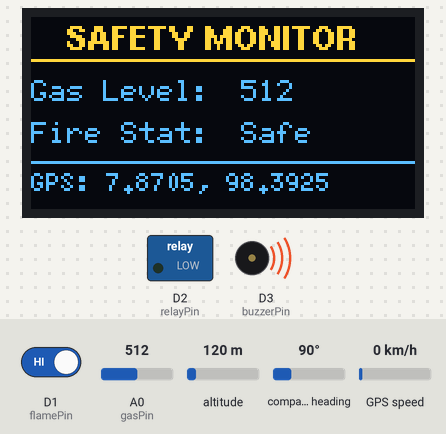
Bench run of a sketch on a simulated ESP8266 (NodeMCU). Shown: 128×64 one-colour display, switched loads named in the sketch (green lamp = pin HIGH), buzzer (waves = sounding). The test bench sets the inputs (shaded band); at power-on: D1 (flamePin) HIGH, A0 (gasPin) = 512, altitude 120 m, compass heading 90°, GPS speed 0 km/h. The OLED is the two-colour kind (top 16 rows yellow); WiFi joins after 1.5 s; servers stay silent unless stated; uploads are accepted with an empty reply; the GPS gets a fix after 3 s at 37.7749, -122.4194 with 8 satellites; what the sketch prints to the serial monitor is not drawn.

Above: at 2.9 s.
3.0 s: D1 (flamePin) driven LOW
At 4.8 s:
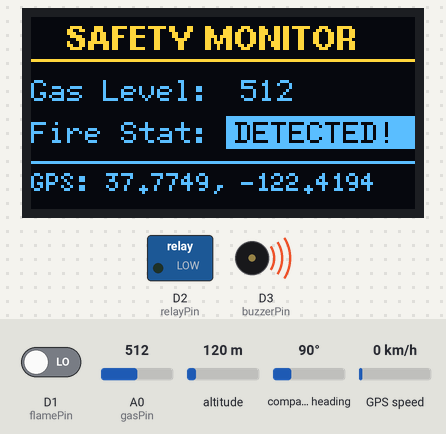
5.4 s: A0 (gasPin) set to 490
At 7.1 s:
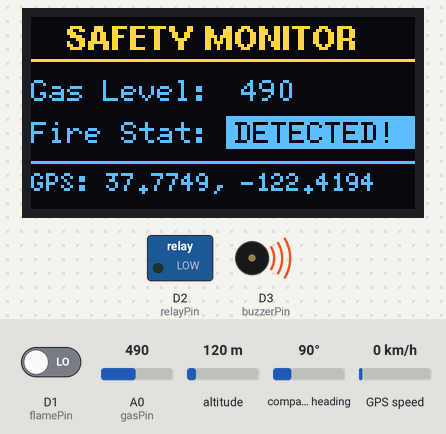
7.6 s: D1 (flamePin) driven HIGH
At 7.9 s:
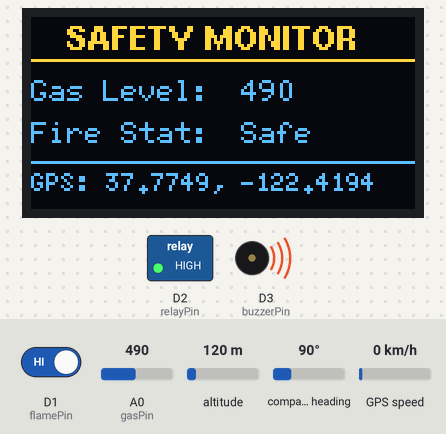
9.1 s: A0 (gasPin) set to 516
At 10.5 s:
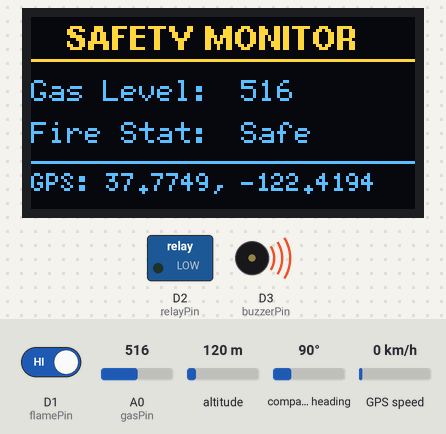
11.5 s: A0 (gasPin) set to 306
At 12.8 s:
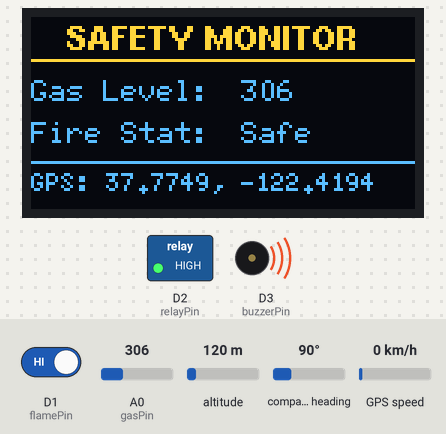
Timing chart, 0 to 14.5 s (numbered marks = the images above; inputs shaded):
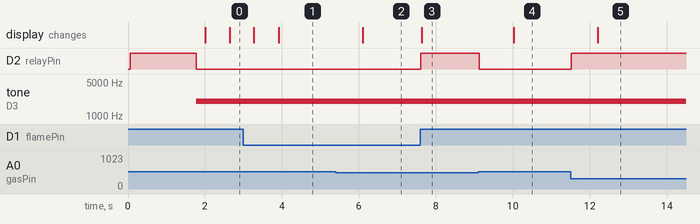

Measured:
- the behaviour switches between 500 and 501 on A0 (gasPin) (found by bisection; images 3 and 4)
- after the input at 3.0 s, the display: first changes after 0.26 s (image 1 shows a later state)
- after the input at 5.4 s, the display: changes after 0.71 s (image 2)
- after the input at 7.6 s, D2 (relayPin): LOW → HIGH at once; the display: changes at once (image 3)
- after the input at 9.1 s, D2 (relayPin): HIGH → LOW at once; the display: changes after 0.92 s (image 4)
- after the input at 11.5 s, D2 (relayPin): LOW → HIGH at once; the display: changes after 0.70 s (image 5)

The sketch:

Fix06_LCD.ino
```cpp
#include <ESP8266WiFi.h>
#include <WiFiClientSecure.h>
#include <ESP8266HTTPClient.h>
#include <TinyGPS++.h>
#include <SoftwareSerial.h>
#include <Wire.h>
#include <U8g2lib.h>

// ================= 1. ตั้งค่าจอ OLED =================
U8G2_SH1106_128X64_NONAME_F_HW_I2C u8g2(U8G2_R0, U8X8_PIN_NONE, D5, D4);

// ================= 2. ตั้งค่า WIFI =================
const char* ssid     = "TECNO POVA 6 Pro 5G";
const char* password = "14092544";

// ================= 3. ตั้งค่า API & LINE =================
const char* lineHost = "api.line.me";
const char* accessToken = "hGSKIJ3AfMGX7lOe2p8eJuULp35Oi4DXJ9CmzpkcXtt0NCwdtpTvFjra/K3nCijtMP4MNNZcN2xCR8nU7pea6NgGVRZiw+ajuGI+c9R64rNfcrHW4GVOt5O/UI41Be+CgDTr69aGhZsk4TR3oZykvgdB04t89/1O/w1cDnyilFU=";
String targetID = "C1e58407e5988269ef75b53cbafec6651";

const char* gasApiUrl   = "https://my-gas.vercel.app/api/gas";
const char* flameApiUrl = "https://my-gas.vercel.app/api/flame";
const char* gpsApiUrl   = "https://my-gas.vercel.app/api/gps";

// ================= 4. ตั้งค่า ขาอุปกรณ์ และพิกัดสำรอง =================
int gasPin = A0;
int flamePin = D1;
int relayPin = D2;
int buzzerPin = D3;
int gpsRxPin = D6;
int gpsTxPin = D7;

// พิกัดสำรอง (กรณี GPS หาสัญญาณไม่เจอ)
float fallbackLat = 7.870490;
float fallbackLng = 98.392528;

TinyGPSPlus gps;
SoftwareSerial gpsSerial(gpsRxPin, gpsTxPin);

int gasVal = 0;
int displayGasVal = 0;
int flameState = HIGH;
int gasThreshold = 500;

// ตัวแปร Logic
bool lastGasCritical = false;
bool lastFlameCritical = false;
bool isGasAlertSent = false;
bool isFireAlertSent = false;
unsigned long lastApiTime = 0;
long apiInterval = 30000;

// ประกาศฟังก์ชัน
void sendLinePush(String message);
void sendGasToAPI();
void sendFlameToAPI();
void sendGPSToAPI();
String getGoogleMapLink();
void updateOLED();

void setup() {
  Serial.begin(115200);
  gpsSerial.begin(9600);

  u8g2.begin();
  u8g2.clearBuffer();
  u8g2.setFont(u8g2_font_ncenB08_tr);
  u8g2.drawStr(0, 15, "System Starting...");
  u8g2.drawStr(0, 35, "Connecting...");
  u8g2.sendBuffer();

  pinMode(flamePin, INPUT);
  pinMode(relayPin, OUTPUT);
  pinMode(buzzerPin, OUTPUT);
  digitalWrite(relayPin, HIGH);
  noTone(buzzerPin);

  Serial.println("\n\n===============================");
  Serial.println("--- Safety System Ready ---");
  Serial.println("===============================");

  WiFi.begin(ssid, password);
  Serial.print("Connecting to WiFi");
  while (WiFi.status() != WL_CONNECTED) {
    delay(500);
    Serial.print(".");
  }
  Serial.println("\n✅ WiFi Connected!");
  Serial.print("IP Address: ");
  Serial.println(WiFi.localIP());

  sendLinePush("🟢 [แจ้งเตือน] ระบบตรวจจับวัตถุไวไฟ เริ่มทำงานพร้อมตรวจสอบความปลอดภัยครับ");
  Serial.println("✅ Sent LINE Startup Notification");
}

void loop() {
  while (gpsSerial.available() > 0) gps.encode(gpsSerial.read());

  gasVal = analogRead(gasPin);
  flameState = digitalRead(flamePin);

  bool currentGasCritical = (gasVal > gasThreshold);
  bool currentFlameCritical = (flameState == LOW);
  bool statusChanged = (currentGasCritical != lastGasCritical) || (currentFlameCritical != lastFlameCritical);
  bool isEmergency = (currentGasCritical || currentFlameCritical);

  // ================= 1. ควบคุม Hardware ทันที =================
  if (isEmergency) {
    digitalWrite(relayPin, LOW);
    tone(buzzerPin, 2000);
  } else {
    digitalWrite(relayPin, HIGH);
    noTone(buzzerPin);
  }

  // ================= 2. แจ้งเตือนผ่าน LINE ทันที =================
  if (currentGasCritical && !isGasAlertSent) {
      Serial.println("\n🚨 >>>>> [TRIGGER] ตรวจพบแก๊สรั่ว! ส่งแจ้งเตือน LINE ทันที <<<<< 🚨");
      String msg = "⚠️ [ฉุกเฉิน] ตรวจพบปริมาณแก๊สรั่วไหลสูงผิดปกติ!\n";
      msg += "ระดับแก๊สปัจจุบัน: " + String(gasVal) + " PPM\n";
      msg += getGoogleMapLink();
      sendLinePush(msg);
      isGasAlertSent = true;
  } else if (!currentGasCritical) {
      isGasAlertSent = false;
  }

  if (currentFlameCritical && !isFireAlertSent) {
      Serial.println("\n🔥 >>>>> [TRIGGER] ตรวจพบเปลวไฟ! ส่งแจ้งเตือน LINE ทันที <<<<< 🔥");
      String msg = "🔥 [อันตรายสูงสุด] ตรวจพบเปลวไฟ!\n";
      msg += "ระบบพัดลมดูดอากาศกำลังทำงาน\n";
      msg += getGoogleMapLink();
      sendLinePush(msg);
      isFireAlertSent = true;
  } else if (!currentFlameCritical) {
      isFireAlertSent = false;
  }

  // ================= 3. อัปเดตหน้าจอ OLED =================
  updateOLED();

  // ================= 4. ส่งข้อมูล API และ Print ลง Serial Monitor =================
  if (statusChanged || (millis() - lastApiTime >= apiInterval)) {
      displayGasVal = gasVal;

      // Print ข้อมูลลง Serial Monitor เพื่อมอนิเตอร์ดู
      Serial.println("\n--- [System Status Update] ---");
      Serial.print("Gas Level: "); Serial.print(displayGasVal); Serial.println(" PPM");
      Serial.print("Flame Status: "); Serial.println(flameState == LOW ? "🔥 DETECTED!" : "✅ Safe");
      Serial.print("GPS Satellites: "); Serial.println(gps.satellites.value());

      if(gps.location.isValid()) {
        Serial.print("Location (Real): "); Serial.print(gps.location.lat(), 6);
        Serial.print(", "); Serial.println(gps.location.lng(), 6);
      } else {
        Serial.print("Location (Fallback): "); Serial.print(fallbackLat, 6);
        Serial.print(", "); Serial.println(fallbackLng, 6);
      }

      Serial.println("Sending Data to Vercel API...");

      sendGasToAPI();
      sendFlameToAPI();
      sendGPSToAPI();

      Serial.println("✅ API Update Complete!");
      Serial.println("------------------------------");

      lastApiTime = millis();
      lastGasCritical = currentGasCritical;
      lastFlameCritical = currentFlameCritical;
  }

  delay(10);
}

// ================= ฟังก์ชันจัดการลิงก์ GPS (รองรับพิกัดสำรอง) =================
String getGoogleMapLink() {
  if (gps.location.isValid()) {
    // กรณีระบุพิกัดได้จริง
    return "📍 พิกัด: http://maps.google.com/maps?q=" + String(gps.location.lat(), 6) + "," + String(gps.location.lng(), 6);
  } else {
    // กรณีหาพิกัดไม่เจอ ให้ส่งพิกัดจำลอง
    return "📍 พิกัด: http://maps.google.com/maps?q=" + String(fallbackLat, 6) + "," + String(fallbackLng, 6);
  }
}

// ================= ฟังก์ชันส่งข้อมูล API =================
void sendGasToAPI() {
  if (WiFi.status() != WL_CONNECTED) return;
  WiFiClientSecure client; client.setInsecure();
  HTTPClient http;
  if (http.begin(client, gasApiUrl)) {
    http.addHeader("Content-Type", "application/json");
    String gasState = (displayGasVal > gasThreshold) ? "DANGER" : "SAFE";
    String payload = "{\"gas_val\":" + String(displayGasVal) + ",\"gas_state\":\"" + gasState + "\"}";
    http.POST(payload);
    http.end();
  }
}

void sendFlameToAPI() {
  if (WiFi.status() != WL_CONNECTED) return;
  WiFiClientSecure client; client.setInsecure();
  HTTPClient http;
  if (http.begin(client, flameApiUrl)) {
    http.addHeader("Content-Type", "application/json");
    String fStatus = (flameState == LOW) ? "FIRE DETECTED" : "NORMAL";
    String payload = "{\"flame_status\":\"" + fStatus + "\"}";
    http.POST(payload);
    http.end();
  }
}

void sendGPSToAPI() {
  // เอาการตรวจสอบ !gps.location.isValid() ออก เพื่อให้มันส่งค่าเข้า DB เสมอ
  if (WiFi.status() != WL_CONNECTED) return;
  WiFiClientSecure client; client.setInsecure();
  HTTPClient http;
  if (http.begin(client, gpsApiUrl)) {
    http.addHeader("Content-Type", "application/json");

    // ตรวจสอบว่าจะใช้พิกัดจริง หรือ พิกัดสำรอง
    float currentLat = gps.location.isValid() ? gps.location.lat() : fallbackLat;
    float currentLng = gps.location.isValid() ? gps.location.lng() : fallbackLng;

    String payload = "{\"Lat\":" + String(currentLat, 6) + ",\"Long\":" + String(currentLng, 6) + "}";
    http.POST(payload);
    http.end();
  }
}

// ================= ฟังก์ชันแสดงผลจอ OLED (รองรับพิกัดสำรอง) =================
void updateOLED() {
  u8g2.clearBuffer();

  // -----------------------------------------
  // 1. ส่วนหัว (Header) - ใช้ฟอนต์หนาและจัดให้อยู่กึ่งกลางนิดๆ
  // -----------------------------------------
  u8g2.setFont(u8g2_font_helvB08_tf); // ฟอนต์หนา (Bold)
  u8g2.drawStr(12, 11, "SAFETY MONITOR");
  u8g2.drawLine(0, 14, 128, 14);      // เส้นคั่นใต้หัวข้อ

  // -----------------------------------------
  // 2. ส่วนข้อมูลเซ็นเซอร์ (Sensor Data) - จัดคอลัมน์ให้อ่านง่าย
  // -----------------------------------------
  u8g2.setFont(u8g2_font_6x12_tf);    // ฟอนต์ปกติที่อ่านง่ายและดูโปร่งขึ้น

  // แก๊ส (Gas)
  u8g2.setCursor(0, 28);
  u8g2.print("Gas Level:");
  u8g2.setCursor(70, 28);             // ตั้งระยะ X ให้ตัวเลขตรงกัน
  u8g2.print(displayGasVal);
  // u8g2.print(" ppm");              // (ใส่หน่วยเพิ่มได้ถ้าต้องการ)

  // ไฟ (Fire)
  u8g2.setCursor(0, 42);
  u8g2.print("Fire Stat:");

  if(flameState == LOW) {
    // สร้างแถบ Highlight สีขาว ตัวอักษรดำ แจ้งเตือนไฟไหม้ให้เด่นชัด
    u8g2.setDrawColor(1);             // เลือกสีขาว (หรือสีสว่างของจอ)
    u8g2.drawBox(65, 33, 63, 11);     // วาดกล่องทึบ (x, y, width, height)
    u8g2.setDrawColor(0);             // เปลี่ยนสีปากกาเป็นสีดำ
    u8g2.drawStr(68, 42, "DETECTED!");
    u8g2.setDrawColor(1);             // คืนค่าสีปากกากลับเป็นสีปกติ
  } else {
    // สถานะปลอดภัย แสดงผลปกติ
    u8g2.drawStr(70, 42, "Safe");
  }

  // -----------------------------------------
  // 3. ส่วนตำแหน่ง (GPS Footer) - ไว้ล่างสุด และใช้ฟอนต์เล็กลง
  // -----------------------------------------
  u8g2.drawLine(0, 48, 128, 48);      // เส้นคั่นก่อนแสดงพิกัด
  u8g2.setFont(u8g2_font_5x8_tf);     // ฟอนต์ขนาดเล็ก เพื่อให้พิกัดยาวๆ ไม่ล้นจอ
  u8g2.setCursor(0, 58);

  if(gps.location.isValid()) {
    u8g2.print("GPS: ");
    u8g2.print(gps.location.lat(), 4);
    u8g2.print(", ");
    u8g2.print(gps.location.lng(), 4);
  } else {
    u8g2.print("GPS: "); // เปลี่ยน F: เป็น LOC(F) ให้ดูเข้าใจง่ายขึ้น
    u8g2.print(fallbackLat, 4);
    u8g2.print(", ");
    u8g2.print(fallbackLng, 4);
  }

  u8g2.sendBuffer();
}

// ================= ฟังก์ชันส่ง LINE =================
void sendLinePush(String message) {
  WiFiClientSecure client; client.setInsecure(); client.setTimeout(5000);
  if (!client.connect(lineHost, 443)) {
    Serial.println("❌ ไม่สามารถเชื่อมต่อกับ LINE API ได้");
    return;
  }
  message.replace("\n", "\\n");
  String payload = "{\"to\":\"" + targetID + "\",\"messages\":[{\"type\":\"text\",\"text\":\"" + message + "\"}]}";
  client.println("POST /v2/bot/message/push HTTP/1.1");
  client.println("Host: " + String(lineHost));
  client.println("Authorization: Bearer " + String(accessToken));
  client.println("Content-Type: application/json");
  client.println("Content-Length: " + String(payload.length()));
  client.println();
  client.print(payload);
}
```
